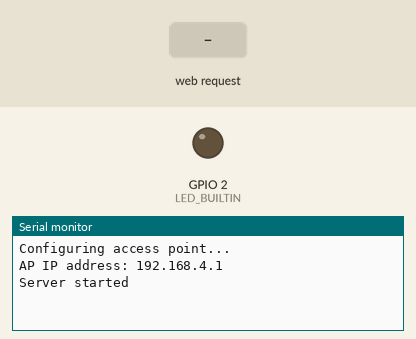
Simulated run of this sketch. Board: ESP32. Parts: output pins drawn as LEDs (lit = HIGH), the last lines printed to the serial monitor. Inputs (shaded band) come from the test bench.

Above: at 1.2 s.
1.3 s: HTTP request GET /ARM received
At 1.8 s:
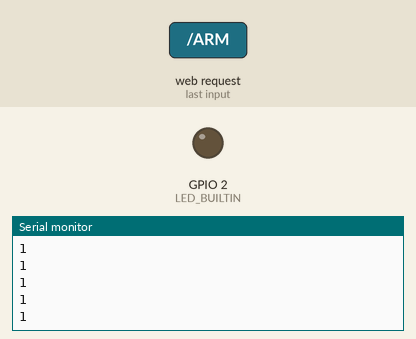
2.8 s: HTTP request GET /LAUNCH received
At 4.0 s:
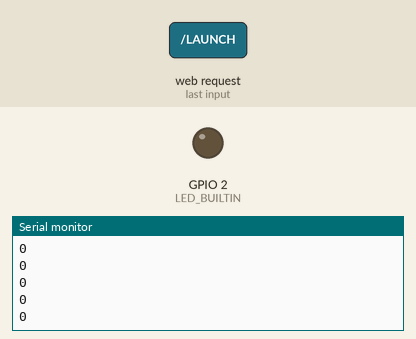

The sketch:

GFC_WiFiV1.ino
```cpp
#include <WiFi.h>
#include <WiFiClient.h>
#include <WiFiAP.h>

#define LED_BUILTIN 2

const char *ssid = "Jerry Huang's Nuclear ICBM";
const char *password = "jerryismydad";

WiFiServer server(80);

void setup() {
  pinMode(LED_BUILTIN, OUTPUT);
  Serial.begin(115200);

  // WiFi Setup
  Serial.println("Configuring access point...");
  if (!WiFi.softAP(ssid, password)) {
    log_e("Soft AP creation failed.");
    while (1);
  }
  IPAddress myIP = WiFi.softAPIP();
  Serial.print("AP IP address: ");
  Serial.println(myIP);
  server.begin();
  Serial.println("Server started");
}

void loop() {
  int Armed = 0;
  int Clear = 0;
  WiFiClient client = server.available();

  if (client) {
    String currentLine = "";
    while (client.connected()) {
      if (client.available()) {
        char c = client.read();
        if (c == '\n') {
          if (currentLine.length() == 0) {
            client.println("HTTP/1.1 200 OK");
            client.println("Content-type:text/html");
            client.println();

            // UI for the client to control motors and LEDs
            client.print("<a href=\"/ARM\">ARM</a><br>");
            if (Armed == 1) {
              client.print("<a href=\"/LAUNCH\">LAUNCH</a><br>");
            }

            client.print("<a href=\"/CLEAR_LAST_RECORDING\">CLEAR LAST RECORDING</a><br>");
            if (Clear == 1) {
              client.print("<a href=\"/CLEAR_VERIFICATION\">ARE YOU SURE?</a><br>");
            }
            client.print("<a href=\"/START_RECORDING\">START RECORDING</a><br>");
            client.print("<a href=\"/END_RECORDING\">END RECORDING</a><br>");


            break;
          } else {
            currentLine = "";
          }
        } else if (c != '\r') {
          currentLine += c;
        }


        // Check client's request and act
        if (currentLine.endsWith("GET /ARM")) {
          Serial.print("ARM");
          if (Armed == 1) {
            Armed = 0;
          }
          else {
            Armed = 1;
          }
        } else if (currentLine.endsWith("GET /LAUNCH")) {
          Serial.print("LAUNCH");
        } else if (currentLine.endsWith("GET /CLEAR_LAST_RECORDING")) {
          Serial.print("CLEAR LAST RECORDING");
          if (Clear == 1) {
            Clear = 0;
          }
          else {
            Clear = 1;
          }
        } else if (currentLine.endsWith("GET /CLEAR_VERIFICATION")) {
          Serial.print("Clear Verification");
        } else if (currentLine.endsWith("GET /START_RECORDING")) {
          Serial.print("START RECORDING");
        } else if (currentLine.endsWith("GET /SERVO_180")) {
          Serial.print("END RECORDING");
        }
        Serial.print(Armed);
        Serial.println();

      }
    }
    client.stop();
  }
}
```

Measured:
- after the input at 1.3 s, the serial monitor: prints a new line at once (image 1)
- after the input at 2.8 s, the serial monitor: prints a new line at once (image 2)
